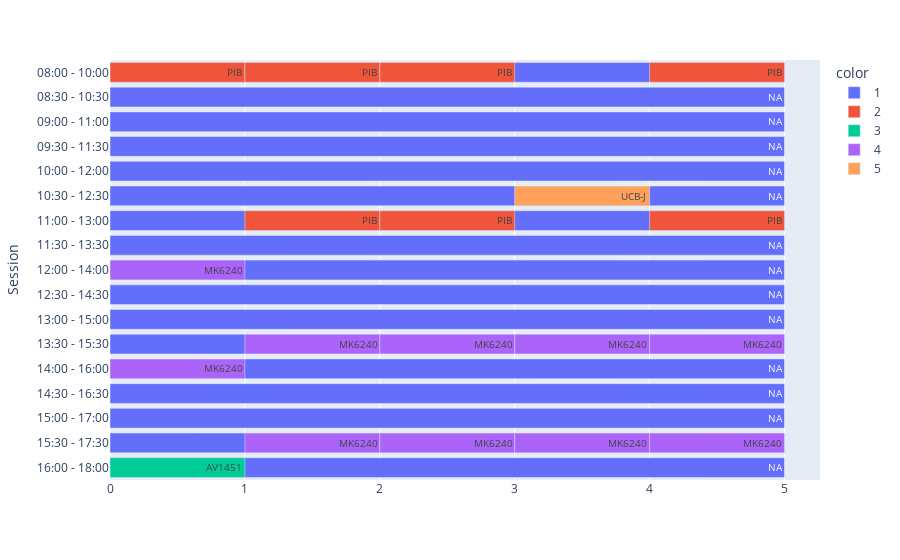

The code cell stored with this chart in its notebook:
### Code cell
sch_data = pd.DataFrame([
    dict(Session=sess_times[0], Start=0, Finish=5, Tracer="NA", color="1"),
    dict(Session=sess_times[1], Start=0, Finish=5, Tracer="NA", color="1"),
    dict(Session=sess_times[2], Start=0, Finish=5, Tracer="NA", color="1"),
    dict(Session=sess_times[3], Start=0, Finish=5, Tracer="NA", color="1"),
    dict(Session=sess_times[4], Start=0, Finish=5, Tracer="NA", color="1"),
    dict(Session=sess_times[5], Start=0, Finish=5, Tracer="NA", color="1"),
    dict(Session=sess_times[6], Start=0, Finish=5, Tracer="NA", color="1"),
    dict(Session=sess_times[7], Start=0, Finish=5, Tracer="NA", color="1"),
    dict(Session=sess_times[8], Start=0, Finish=5, Tracer="NA", color="1"),
    dict(Session=sess_times[9], Start=0, Finish=5, Tracer="NA", color="1"),
    dict(Session=sess_times[10], Start=0, Finish=5, Tracer="NA", color="1"),
    dict(Session=sess_times[11], Start=0, Finish=5, Tracer="NA", color="1"),
    dict(Session=sess_times[12], Start=0, Finish=5, Tracer="NA", color="1"),
    dict(Session=sess_times[13], Start=0, Finish=5, Tracer="NA", color="1"),
    dict(Session=sess_times[14], Start=0, Finish=5, Tracer="NA", color="1"),
    dict(Session=sess_times[15], Start=0, Finish=5, Tracer="NA", color="1"),
    dict(Session=sess_times[16], Start=0, Finish=5, Tracer="NA", color="1")
])

#Graph solution
sch = pd.read_csv("schedule_maximize_solution.csv",
                  index_col=0).T #transpose to get days as columns
#Add each scheduled scan to calendar
for column in sch:
    day = sch[column]
    for entry in day:
        if entry == entry: #avoids NaN's created by transpose
            ent_l = entry.replace(" ","").replace("[","").replace("]","").split(",")
            if int(ent_l[3]) == 1:
                sch_entry = dict(Session=sess_times[int(ent_l[2])],
                                Start=int(ent_l[0]), Finish=int(ent_l[0])+1,
                                Tracer=tracers_names[int(ent_l[1])], 
                                 color=tracers_colors[int(ent_l[1])])
                sch_data.loc[len(sch_data.index)] = sch_entry

sch_data['delta'] = sch_data['Finish'] - sch_data['Start']
sch_data = sch_data.astype({'Tracer': 'string', 'color': 'string'})

fig = px.timeline(sch_data, x_start="Start", x_end="Finish", y="Session",
                 color="color", text="Tracer")
fig.update_yaxes(autorange="reversed")
fig.layout.xaxis.type = 'linear'
for d in fig.data:
  filt = sch_data['color'] == d.name
  d.x = sch_data[filt]['delta'].tolist()
fig.show()

### Figure 1 — Plotly figure (JSON) as saved in the notebook; plotly's stock layout.template omitted (floating-point values rounded to 4 significant figures)
{"data": [{"alignmentgroup": "True", "base": [0, 0, 0, 0, 0, 0, 0, 0, 0, 0, 0, 0, 0, 0, 0, 0, 0], "hovertemplate": "color=1<br>Start=%{base}<br>Finish=%{x}<br>Session=%{y}<br>Tracer=%{text}<extra></extra>", "legendgroup": "1", "marker": {"color": "#636efa"}, "name": "1", "offsetgroup": "1", "orientation": "h", "showlegend": true, "text": ["NA", "NA", "NA", "NA", "NA", "NA", "NA", "NA", "NA", "NA", "NA", "NA", "NA", "NA", "NA", "NA", "NA"], "textposition": "auto", "type": "bar", "x": [5, 5, 5, 5, 5, 5, 5, 5, 5, 5, 5, 5, 5, 5, 5, 5, 5], "xaxis": "x", "y": ["08:00 - 10:00", "08:30 - 10:30", "09:00 - 11:00", "09:30 - 11:30", "10:00 - 12:00", "10:30 - 12:30", "11:00 - 13:00", "11:30 - 13:30", "12:00 - 14:00", "12:30 - 14:30", "13:00 - 15:00", "13:30 - 15:30", "14:00 - 16:00", "14:30 - 16:30", "15:00 - 17:00", "15:30 - 17:30", "16:00 - 18:00"], "yaxis": "y"}, {"alignmentgroup": "True", "base": [0, 1, 1, 2, 2, 4, 4], "hovertemplate": "color=2<br>Start=%{base}<br>Finish=%{x}<br>Session=%{y}<br>Tracer=%{text}<extra></extra>", "legendgroup": "2", "marker": {"color": "#EF553B"}, "name": "2", "offsetgroup": "2", "orientation": "h", "showlegend": true, "text": ["PIB", "PIB", "PIB", "PIB", "PIB", "PIB", "PIB"], "textposition": "auto", "type": "bar", "x": [1, 1, 1, 1, 1, 1, 1], "xaxis": "x", "y": ["08:00 - 10:00", "08:00 - 10:00", "11:00 - 13:00", "08:00 - 10:00", "11:00 - 13:00", "08:00 - 10:00", "11:00 - 13:00"], "yaxis": "y"}, {"alignmentgroup": "True", "base": [0], "hovertemplate": "color=3<br>Start=%{base}<br>Finish=%{x}<br>Session=%{y}<br>Tracer=%{text}<extra></extra>", "legendgroup": "3", "marker": {"color": "#00cc96"}, "name": "3", "offsetgroup": "3", "orientation": "h", "showlegend": true, "text": ["AV1451"], "textposition": "auto", "type": "bar", "x": [1], "xaxis": "x", "y": ["16:00 - 18:00"], "yaxis": "y"}, {"alignmentgroup": "True", "base": [0, 0, 1, 1, 2, 2, 3, 3, 4, 4], "hovertemplate": "color=4<br>Start=%{base}<br>Finish=%{x}<br>Session=%{y}<br>Tracer=%{text}<extra></extra>", "legendgroup": "4", "marker": {"color": "#ab63fa"}, "name": "4", "offsetgroup": "4", "orientation": "h", "showlegend": true, "text": ["MK6240", "MK6240", "MK6240", "MK6240", "MK6240", "MK6240", "MK6240", "MK6240", "MK6240", "MK6240"], "textposition": "auto", "type": "bar", "x": [1, 1, 1, 1, 1, 1, 1, 1, 1, 1], "xaxis": "x", "y": ["12:00 - 14:00", "14:00 - 16:00", "13:30 - 15:30", "15:30 - 17:30", "13:30 - 15:30", "15:30 - 17:30", "13:30 - 15:30", "15:30 - 17:30", "13:30 - 15:30", "15:30 - 17:30"], "yaxis": "y"}, {"alignmentgroup": "True", "base": [3], "hovertemplate": "color=5<br>Start=%{base}<br>Finish=%{x}<br>Session=%{y}<br>Tracer=%{text}<extra></extra>", "legendgroup": "5", "marker": {"color": "#FFA15A"}, "name": "5", "offsetgroup": "5", "orientation": "h", "showlegend": true, "text": ["UCB-J"], "textposition": "auto", "type": "bar", "x": [1], "xaxis": "x", "y": ["10:30 - 12:30"], "yaxis": "y"}], "layout": {"barmode": "overlay", "legend": {"title": {"text": "color"}, "tracegroupgap": 0}, "margin": {"t": 60}, "xaxis": {"anchor": "y", "domain": [0, 1], "type": "linear"}, "yaxis": {"anchor": "x", "autorange": "reversed", "domain": [0, 1], "title": {"text": "Session"}}}}
